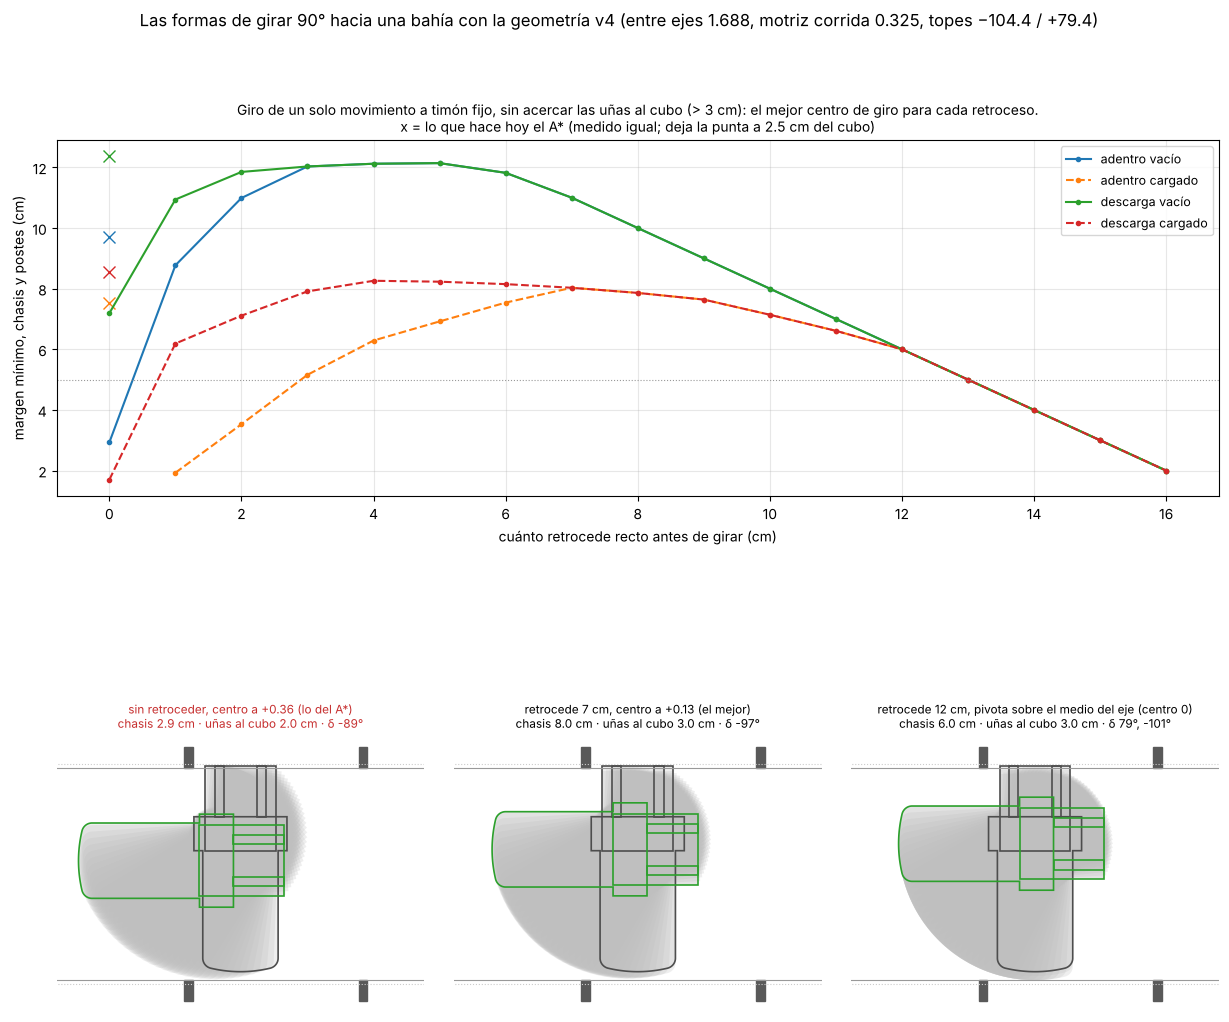

Recreate this plot in Python.
# ─────────────────────────────────────────────────────────────────────────────
# Todas las formas de salir de (o entrar a) una bahía con un giro de 90°, con la geometría v4 (24-nov)
#
#   python3 analisis/giro_opciones.py            → giro_opciones.json, giro_opciones.png, y la tabla en pantalla
#
# Geometría v4 (analisis/rutas_resultados.md): entre ejes 1.688, motriz corrida e = +0.325 bajo el timón,
# topes −104.4° / +79.4°, culo de la ficha, 2.91 m culo → punta, retranqueo 6 cm, pasillo 3.00.
#
# LA IDEA. Con la rueda fija, el equipo gira sobre un centro que está en la línea del eje de carga, en
# y_c = e − WB / tan δ (marco del equipo, desde el medio del eje). Con estos topes, δ ∈ [−104.4°, +79.4°] cubre
# TODA la línea: δ > 0 da y_c ≤ +0.009, δ < 0 da y_c ≥ −0.108 (se solapan en el medio). El sentido de giro lo
# pone el multipiloto (adelante o atrás). Así que un giro de un solo movimiento a timón fijo se describe con
# dos números:
#   y_c   dónde está el centro de giro (0 = pivota sobre el medio del eje de carga; ±∞ = recto)
#   d     cuánto retrocede recto, con la rueda derecha, antes de girar (saca las uñas de la bahía)
# Para cada (y_c, d) se mide, con la misma regla del Mundo v2/v3 (cara del poste fuera de la luz, cara del
# cubo de N1 6 cm atrás dentro de la luz):
#   margen del chasis   lo más cerca que pasa el cuerpo (culo, capó, patas) de cualquier cara
#   margen de las uñas  lo mismo para uñas (y el cubo, cargado); arranca en 3 cm (la punta frente al cubo)
#   tiempo              poner la rueda (desde recta, a 50 °/s) + retroceder + girar 90° (rueda a 0.35 m/s)
# Y aparte, el A* libre del planificador (sin reversa, y con reversa permitida) en los mismos casos.
#
# Limitación: la regla del Mundo mide la distancia en y (a la cara), no en x al canto del poste. Es la misma
# que usa el planificador y la sim; las cifras se comparan entre sí, no son distancias euclídeas al poste.
# ─────────────────────────────────────────────────────────────────────────────
import json
import math
import os
import sys
import time

import numpy as np

AQUI = os.path.dirname(os.path.abspath(__file__))
sys.path.insert(0, AQUI)
import bahias as B                    # noqa: E402
import planificador_rutas as P        # noqa: E402

WB, E = P.WB_V4, P.E_V4
TOPE_NEG, TOPE_POS = P.TOPES_V4                 # magnitudes: δ < 0 hasta 104.4°, δ > 0 hasta 79.4°
W_RUEDA = math.radians(50.0)                    # medido el 23-nov (teleop)
V_GIRO = P.VMAN                                 # 0.35 m/s con mucho timón (supuesto del planificador)
REC = B.REC_L
CASOS = [(d, r) for d in ('4 La', '4 Lb', '4 Ra', '4 Rb') for r in (0.0, math.pi)]
YC = np.round(np.arange(-2.0, 2.0001, 0.02), 3)
DS = (0.0, 0.05, 0.10, 0.20, 0.30)


def delta_para(yc):
    """Las δ (rad) que ponen el centro de giro en y_c, dentro de los topes. Puede haber dos (el solape)."""
    out = []
    # y_c = e − WB·cot δ  →  cot δ = (e − y_c)/WB  →  δ = atan2(WB, e − y_c) (en (0, π)) o esa − π
    d1 = math.atan2(WB, E - yc)                 # en (0, π)
    for d in (d1, d1 - math.pi):
        if -TOPE_NEG - 1e-9 <= d <= TOPE_POS + 1e-9:
            out.append(d)
    return out


def r_rueda(yc):
    """Distancia de la rueda motriz (−WB, e) al centro de giro (0, y_c): lo que recorre por radián."""
    return math.hypot(WB, yc - E)


class Caso:
    def __init__(self, direccion, rumbo, cargado):
        self.d = B.leer(direccion)
        self.rumbo, self.cargado = rumbo, cargado
        self.pl = P.Planificador(modelo='v3', d_lim=P.TOPES_V4, rec=(REC, REC), holgura=0.0, max_exp=6000)
        self.eq = self.pl.eq_giro[cargado]
        x, y, th, _ = self.pl.pose_hueco(self.d)
        self.p0 = (x, y, th)
        self.dth = P.angdif(rumbo, th)          # ±π/2
        self.lado = 1 if self.d.s == 'L' else -1

    def margenes(self, X, Y, frente):
        """Margen (m) por punto con la regla del Mundo v2: fuera de la luz, cara del poste (±1.50); en la luz,
        cara del cubo (±1.56). Devuelve tres mínimos:
          chasis   el cuerpo contra cualquier cara
          postes   uñas (y cubo cargado) contra todo MENOS el cubo de la bahía de la que sale
          cubo     uñas contra el cubo de su bahía: arranca en 3 cm (la punta) y no tiene que bajar de 0"""
        luz = B.en_luz(X)
        sup = np.where(luz, B.HALF + REC, B.HALF)
        inf = np.where(luz, -(B.HALF + REC), -B.HALF)
        m = np.minimum(sup - Y, Y - inf)
        x0, x1 = B.bahia_x(self.d.x)
        propia = (X >= x0) & (X <= x1) & (Y * self.lado > 0) & luz
        fr = np.broadcast_to(frente, X.shape)
        mc = float(m[~fr].min())
        mp = m[fr & ~propia]
        mq = m[fr & propia]
        return mc, (float(mp.min()) if mp.size else 9.0), (float(mq.min()) if mq.size else 9.0)

    def poses_fijo(self, yc, d_atras, paso_grados=1.0):
        x, y, th = self.p0
        # retroceder recto d (alejándose del rack: sentido −1 en el marco del equipo)
        tramo = [(x - s * math.cos(th), y - s * math.sin(th), th) for s in np.linspace(0, d_atras, max(2, int(d_atras / 0.02) + 1))]
        x1, y1, _ = tramo[-1]
        cx, cy = x1 - yc * math.sin(th), y1 + yc * math.cos(th)    # el centro de giro en el mundo
        out = list(tramo)
        n = int(round(abs(math.degrees(self.dth)) / paso_grados))
        for k in range(1, n + 1):
            a = self.dth * k / n
            ca, sa = math.cos(a), math.sin(a)
            rx, ry = x1 - cx, y1 - cy
            out.append((cx + rx * ca - ry * sa, cy + rx * sa + ry * ca, th + a))
        return out

    def evaluar(self, yc, d_atras):
        poses = self.poses_fijo(yc, d_atras)
        S = self.eq.sil
        c = np.array([math.cos(p[2]) for p in poses])[:, None]
        s = np.array([math.sin(p[2]) for p in poses])[:, None]
        X = np.array([p[0] for p in poses])[:, None] + S[:, 0] * c - S[:, 1] * s
        Y = np.array([p[1] for p in poses])[:, None] + S[:, 0] * s + S[:, 1] * c
        mc, mp, mq = self.margenes(X, Y, self.eq.frente)
        return mc, mp, mq, poses[-1]


def tiempo(yc, d_atras):
    """Retroceder d con la rueda recta, poner la rueda (desde recta) y girar 90°. Sin aceleraciones."""
    ds = delta_para(yc)
    poner = min(abs(d) for d in ds) / W_RUEDA if ds else float('nan')
    return d_atras / V_GIRO + poner + (r_rueda(yc) * math.pi / 2) / V_GIRO


def astar(caso, sentidos, holguras=(0.0, 0.01, 0.02, 0.03, 0.04, 0.05, 0.06, 0.08, 0.10)):
    """El A* del planificador desde la bahía hasta alinearse (como Planificador.salida), con margen por
    escalera de holgura (igual que margenes_v4). Devuelve el mejor margen y la forma del giro."""
    mejor, res = None, None
    for h in holguras:
        pl = P.Planificador(modelo='v3', d_lim=P.TOPES_V4, rec=(REC, REC), holgura=h, max_exp=6000,
                            gap=max(B.GAP_OBJ, h + 0.005))
        x, y, th, _ = pl.pose_hueco(caso.d)
        meta = P.MetaRumbo(caso.rumbo, 0.0, pl.tol_carril, k_th=pl.k_th)
        r = P.planificar((x, y, th), meta, pl.eq_giro[caso.cargado], pl.mundo([(caso.d.x, caso.d.s)]),
                         max_exp=6000, sentidos=sentidos, res_xy=0.01, res_th=1.0)
        if not r['ok']:
            break
        mejor, res = h, r
    if res is None:
        return dict(ok=False)
    dm = caso.pl.eq_giro[caso.cargado].dmax
    sent = [s for s, _, _ in res['prims']]
    angs = sorted({round(math.degrees(fr * dm)) for _, fr, _ in res['prims']})
    a, b = res['poses'][0], res['poses'][-1]
    # el mismo camino medido con la regla de los giros fijos (punta a 3 cm al arrancar): se lo corre a la pose
    # real de arranque para que se compare parejo (la escalera arranca con la punta a h + 0.5 cm)
    dx, dy = caso.p0[0] - a[0], caso.p0[1] - a[1]
    densas = []
    for (sg, fr, ds), q in zip(res['prims'], res['poses']):
        m = max(1, int(math.ceil(ds / 0.01)))
        r_ = q
        for _ in range(m):
            r_ = P.step(r_, sg * ds / m, fr * dm, True)
            densas.append((r_[0] + dx, r_[1] + dy, r_[2]))
    S_ = caso.eq.sil
    c = np.array([math.cos(p_[2]) for p_ in densas])[:, None]
    s_ = np.array([math.sin(p_[2]) for p_ in densas])[:, None]
    X = np.array([p_[0] for p_ in densas])[:, None] + S_[:, 0] * c - S_[:, 1] * s_
    Y = np.array([p_[1] for p_ in densas])[:, None] + S_[:, 0] * s_ + S_[:, 1] * c
    mc, mp, mq = caso.margenes(X, Y, caso.eq.frente)
    return dict(ok=True, margen_cm=round(100 * mejor), mismo_metro=dict(chasis=round(mc, 4), postes=round(mp, 4),
                cubo=round(mq, 4), margen=round(min(mc, mp), 4)), cambios=sum(1 for u, v in zip(sent, sent[1:]) if u != v),
                timones=angs, eje_m=round(math.hypot(b[0] - a[0], b[1] - a[1]), 3),
                rueda_m=round(sum(ds for _, _, ds in res['prims']), 2))


def sin_acercar(caso, ds=np.round(np.arange(0, 0.161, 0.01), 2), ycs=np.round(np.arange(-0.8, 0.8001, 0.01), 3)):
    """Los giros fijos que NUNCA acercan las uñas al cubo de su bahía más que los 3 cm de arranque (químicos: el
    cubo no se toca), y el margen que dejan al chasis y a las otras caras. Por retroceso d: la ventana de centros
    que sirve y el mejor."""
    filas = []
    for d in ds:
        for yc in ycs:
            if not delta_para(float(yc)):
                continue
            mc, mp, mq, _ = caso.evaluar(float(yc), float(d))
            if mq >= B.GAP_OBJ - 1e-4 and min(mc, mp) >= 0:
                filas.append(dict(m=round(min(mc, mp), 4), yc=float(yc), d=float(d), chasis=round(mc, 4),
                                  postes=round(min(mp, 9.0), 4), t=round(tiempo(float(yc), float(d)), 2),
                                  delta=[round(math.degrees(x), 1) for x in delta_para(float(yc))]))
    por_d = {}
    for f in filas:
        por_d.setdefault(f['d'], []).append(f)
    return dict(mejor=max(filas, key=lambda f: (f['m'], -f['t'])) if filas else None,
                por_d={f"{d:.2f}": dict(yc_min=min(f['yc'] for f in L), yc_max=max(f['yc'] for f in L),
                                         mejor=max(L, key=lambda f: f['m'])) for d, L in sorted(por_d.items())})


def figura(R, ruta):
    """Arriba: el mejor margen por retroceso (los 4 casos, con las uñas sin acercarse al cubo). Abajo: tres formas
    de hacer el mismo giro (4 La → adentro, cargado), con la sombra de lo que pisa."""
    import matplotlib
    matplotlib.use('Agg')
    import matplotlib.pyplot as plt
    fig = plt.figure(figsize=(15, 13))
    gs = fig.add_gridspec(2, 3, height_ratios=(0.8, 1.2), hspace=0.25, wspace=0.08)
    ax = fig.add_subplot(gs[0, :])
    estilos = {'vacío': '-', 'cargado': '--'}
    for k, v in R['casos'].items():
        if not k.startswith('4 La'):
            continue
        pd_ = v['sin_acercar']['por_d']
        dd = [float(x) * 100 for x in pd_]
        mm = [pd_[x]['mejor']['m'] * 100 for x in pd_]
        ax.plot(dd, mm, estilos['cargado' if 'cargado' in k else 'vacío'], marker='o', ms=3,
                label=k.replace('4 La → ', ''))
        a = v['astar_sin_reversa'].get('mismo_metro')
        if a:
            ax.plot([0], [a['margen'] * 100], 'x', ms=9, color=ax.lines[-1].get_color())
    ax.axhline(5, color='0.6', lw=0.8, ls=':')
    ax.set_xlabel('cuánto retrocede recto antes de girar (cm)')
    ax.set_ylabel('margen mínimo, chasis y postes (cm)')
    ax.set_title('Giro de un solo movimiento a timón fijo, sin acercar las uñas al cubo (> 3 cm): el mejor centro de '
                 'giro para cada retroceso.\nx = lo que hace hoy el A* (medido igual; deja la punta a 2.5 cm del cubo)',
                 fontsize=10)
    ax.legend(fontsize=9)
    ax.grid(alpha=0.3)
    with P.con_geo(WB, E):
        caso = Caso('4 La', 0.0, True)
        sa = R['casos']['4 La → adentro cargado']['sin_acercar']
        opciones = [('sin retroceder, centro a +0.36 (lo del A*)', 0.36, 0.0),
                    (f"retrocede {sa['mejor']['d'] * 100:.0f} cm, centro a {sa['mejor']['yc']:+.2f} (el mejor)",
                     sa['mejor']['yc'], sa['mejor']['d']),
                    ('retrocede 12 cm, pivota sobre el medio del eje (centro 0)', 0.0, 0.12)]
        for j, (tit, yc, d) in enumerate(opciones):
            ax = fig.add_subplot(gs[1, j])
            poses = caso.poses_fijo(yc, d)
            x0 = caso.p0[0]
            for xp in B.postes():
                if abs(xp - x0) < 3.5:
                    for sgn in (1, -1):
                        ax.add_patch(plt.Rectangle((xp - B.POSTE / 2, sgn * B.HALF if sgn > 0 else -B.HALF - 0.3),
                                                   B.POSTE, 0.3, color='0.35'))
            for sgn in (1, -1):
                ax.plot([x0 - 3.5, x0 + 3.5], [sgn * B.HALF] * 2, color='0.6', lw=0.8)
                ax.plot([x0 - 3.5, x0 + 3.5], [sgn * (B.HALF + REC)] * 2, color='0.8', lw=0.8, ls=':')
            pols = [np.array(p_) for p_ in P.poligonos(caso.pl.xpiv, True, True, P.L_ANCHO, caso.pl.lch, caso.pl.r_culo)]
            for q in poses[::3] + [poses[-1]]:
                c, s_ = math.cos(q[2]), math.sin(q[2])
                for pol in pols:
                    ax.fill(q[0] + pol[:, 0] * c - pol[:, 1] * s_, q[1] + pol[:, 0] * s_ + pol[:, 1] * c,
                            color='0.75', lw=0, alpha=0.25)
            for q, col in ((poses[0], '0.3'), (poses[-1], '#2ca02c')):
                c, s_ = math.cos(q[2]), math.sin(q[2])
                for pol in pols:
                    ax.fill(q[0] + pol[:, 0] * c - pol[:, 1] * s_, q[1] + pol[:, 0] * s_ + pol[:, 1] * c,
                            fc='none', ec=col, lw=1.2)
            mc, mp, mq, _ = caso.evaluar(yc, d)
            ax.set_title(f"{tit}\nchasis {100 * mc:.1f} cm · uñas al cubo {100 * mq:.1f} cm · "
                         f"δ {', '.join(f'{x:.0f}°' for x in [math.degrees(v) for v in delta_para(yc)])}",
                         fontsize=8.5, color='#c62f2f' if min(mc, mp, mq - B.GAP_OBJ + 1e-4) < 0 else 'black')
            ax.set_xlim(x0 - 2.6, x0 + 2.6); ax.set_ylim(-1.95, 1.95); ax.set_aspect('equal'); ax.axis('off')
    fig.suptitle('Las formas de girar 90° hacia una bahía con la geometría v4 (entre ejes 1.688, motriz corrida 0.325, '
                 'topes −104.4 / +79.4)', fontsize=12)
    fig.savefig(ruta, dpi=100, bbox_inches='tight')


def main():
    t0 = time.time()
    with P.con_geo(WB, E):
        out = dict(supuestos=dict(WB=WB, E=E, TOPES=[-round(math.degrees(TOPE_NEG), 1), round(math.degrees(TOPE_POS), 1)],
                                  W_RUEDA_gs=50, V_GIRO=V_GIRO, REC=REC, XPIV=P.XPIV_V3, regla='Mundo v2: distancia en y'),
                   casos={})
        for d, r in CASOS:
            for cargado in (False, True):
                caso = Caso(d, r, cargado)
                k = f"{d} → {'adentro' if r == 0 else 'descarga'} {'cargado' if cargado else 'vacío'}"
                tabla = []
                for da in DS:
                    for yc in YC:
                        if not delta_para(yc):
                            continue
                        mc, mp, mq, fin = caso.evaluar(float(yc), da)
                        tabla.append(dict(yc=float(yc), d=da, chasis=round(mc, 4), postes=round(mp, 4),
                                          cubo=round(mq, 4), margen=round(min(mc, mp), 4),
                                          y_fin=round(fin[1], 3), t=round(tiempo(float(yc), da), 2),
                                          delta=[round(math.degrees(x), 1) for x in delta_para(float(yc))]))
                ok = [f for f in tabla if f['margen'] >= 0 and f['cubo'] >= 0]
                best = max(ok, key=lambda f: (round(f['margen'], 3), -f['t'])) if ok else None
                fila = dict(tabla=tabla, n_ok=len(ok), sin_acercar=sin_acercar(caso),
                            mejor=best,
                            astar_sin_reversa=astar(caso, (-1,)),
                            astar_con_reversa=astar(caso, (1, -1)))
                out['casos'][k] = fila
                rng = sorted({f['yc'] for f in ok if f['d'] == 0.0})
                print(f"[{time.time() - t0:5.0f} s] {k:28s} sin retroceder: centros que entran "
                      f"{(rng[0], rng[-1]) if rng else 'ninguno'} · mejor (y_c {best['yc'] if best else '-'}, d {best['d'] if best else '-'}): "
                      f"margen {100 * best['margen'] if best else 0:.1f} cm, {best['t'] if best else 0} s · A* sin reversa {fila['astar_sin_reversa'].get('mismo_metro', {}).get('margen')} m · "
                      f"con reversa {fila['astar_con_reversa'].get('mismo_metro', {}).get('margen')} m ({fila['astar_con_reversa'].get('cambios')} cambios)",
                      flush=True)
    for k, v in out['casos'].items():
        m = v['sin_acercar']['mejor']
        print(f"  {k:28s} sin acercar las uñas al cubo: mejor retrocede {100 * m['d']:.0f} cm y gira con centro "
              f"a {m['yc']:+.2f} (δ {m['delta']}) → {100 * m['m']:.1f} cm, {m['t']} s")
    with open(os.path.join(AQUI, 'giro_opciones.json'), 'w', encoding='utf-8') as f:
        json.dump(out, f, ensure_ascii=False, indent=1)
    figura(out, os.path.join(AQUI, 'giro_opciones.png'))
    print('giro_opciones.png')
    print(f"giro_opciones.json ({time.time() - t0:.0f} s)")


if __name__ == '__main__':
    main()
